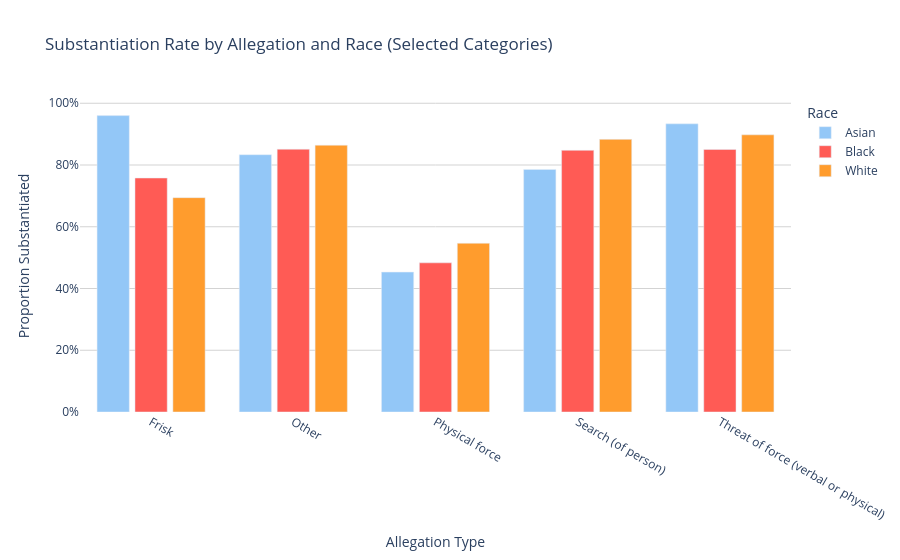

Notebook source saved alongside this figure:
### Code cell
import pandas as pd
import plotly.express as px

# Filter to selected races
target_races = ['Black', 'White', 'Asian']
filtered_df = df[df['complainant_ethnicity'].isin(target_races)].copy()

# Keep only these 5 allegations
target_allegations = ['Frisk', 'Physical force', 'Search (of person)', 'Threat of force (verbal or physical)', 'Other']
filtered_df = filtered_df[filtered_df['allegation'].isin(target_allegations)]

# Flag substantiated complaints
filtered_df['is_substantiated'] = filtered_df['board_disposition'].str.contains('Substantiated', case=False, na=False)

# Group and calculate proportion substantiated
grouped = (
    filtered_df.groupby(['allegation', 'complainant_ethnicity'])['is_substantiated']
    .mean()
    .reset_index(name='substantiated_rate')
)

# Set desired order for race and allegation
race_order = ['Black', 'White', 'Asian']
allegation_order = ['Physical force', 'Search (of person)', 'Threat of force (verbal or physical)', 'Frisk', 'Other']

grouped['complainant_ethnicity'] = pd.Categorical(grouped['complainant_ethnicity'], categories=race_order, ordered=True)
grouped['allegation'] = pd.Categorical(grouped['allegation'], categories=allegation_order, ordered=True)

# Plot
fig = px.bar(
    grouped,
    x='allegation',
    y='substantiated_rate',
    color='complainant_ethnicity',
    barmode='group',
    color_discrete_map={
        'Black': '#ff5b55',
        'White': '#ff9c2d',
        'Asian': '#93c7f7'
    },
    title='Substantiation Rate by Allegation and Race (Selected Categories)',
    labels={
        'allegation': 'Allegation Type',
        'substantiated_rate': 'Proportion Substantiated',
        'complainant_ethnicity': 'Race'
    }
)

fig.update_layout(
    yaxis_tickformat='.0%',
    plot_bgcolor='white',
    yaxis=dict(gridcolor='lightgray'),
    bargroupgap=0.15
)

fig.show()

### Figure 1 — Plotly figure (JSON) as saved in the notebook; plotly's stock layout.template omitted (floating-point values rounded to 4 significant figures)
{"data": [{"alignmentgroup": "True", "hovertemplate": "Race=Asian<br>Allegation Type=%{x}<br>Proportion Substantiated=%{y}<extra></extra>", "legendgroup": "Asian", "marker": {"color": "#93c7f7", "pattern": {"shape": ""}}, "name": "Asian", "offsetgroup": "Asian", "orientation": "v", "showlegend": true, "textposition": "auto", "type": "bar", "x": ["Frisk", "Other", "Physical force", "Search (of person)", "Threat of force (verbal or physical)"], "xaxis": "x", "y": [0.96, 0.8333, 0.4531, 0.7857, 0.9333], "yaxis": "y"}, {"alignmentgroup": "True", "hovertemplate": "Race=Black<br>Allegation Type=%{x}<br>Proportion Substantiated=%{y}<extra></extra>", "legendgroup": "Black", "marker": {"color": "#ff5b55", "pattern": {"shape": ""}}, "name": "Black", "offsetgroup": "Black", "orientation": "v", "showlegend": true, "textposition": "auto", "type": "bar", "x": ["Frisk", "Other", "Physical force", "Search (of person)", "Threat of force (verbal or physical)"], "xaxis": "x", "y": [0.7578, 0.8511, 0.4831, 0.8476, 0.8503], "yaxis": "y"}, {"alignmentgroup": "True", "hovertemplate": "Race=White<br>Allegation Type=%{x}<br>Proportion Substantiated=%{y}<extra></extra>", "legendgroup": "White", "marker": {"color": "#ff9c2d", "pattern": {"shape": ""}}, "name": "White", "offsetgroup": "White", "orientation": "v", "showlegend": true, "textposition": "auto", "type": "bar", "x": ["Frisk", "Other", "Physical force", "Search (of person)", "Threat of force (verbal or physical)"], "xaxis": "x", "y": [0.6942, 0.8642, 0.5466, 0.883, 0.8977], "yaxis": "y"}], "layout": {"bargroupgap": 0.15, "barmode": "group", "legend": {"title": {"text": "Race"}, "tracegroupgap": 0}, "plot_bgcolor": "white", "title": {"text": "Substantiation Rate by Allegation and Race (Selected Categories)"}, "xaxis": {"anchor": "y", "domain": [0, 1], "title": {"text": "Allegation Type"}}, "yaxis": {"anchor": "x", "domain": [0, 1], "gridcolor": "lightgray", "tickformat": ".0%", "title": {"text": "Proportion Substantiated"}}}}
